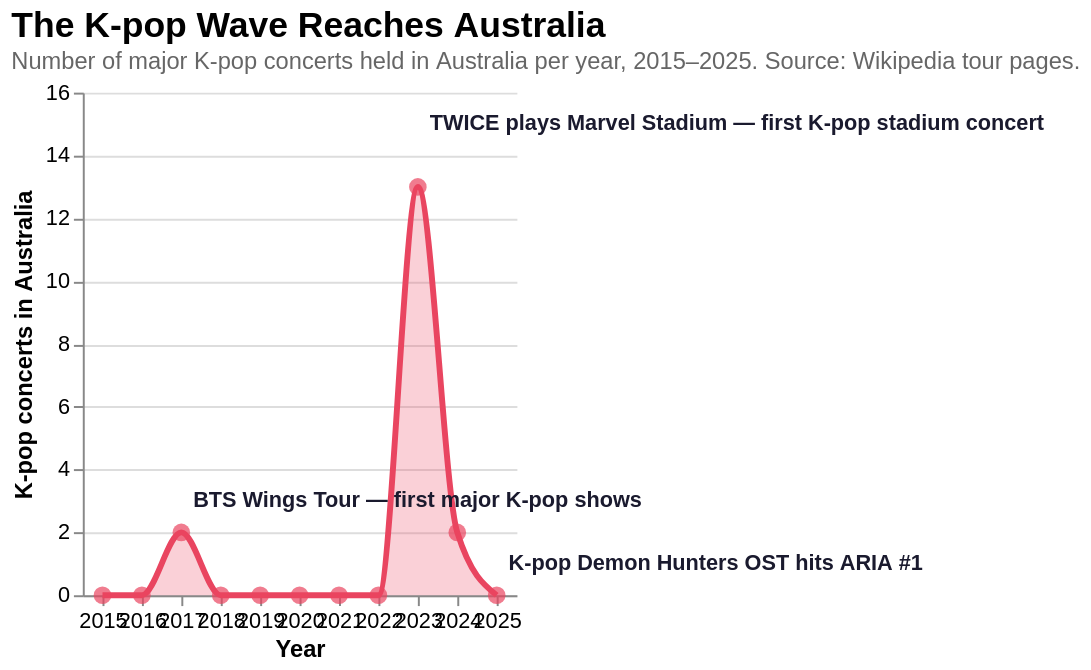

This figure's Vega-Lite source:
### Vega-Lite specification from a JSON file in a GitHub repository (floating-point values rounded to 4 significant figures)
{"title": {"text": "The K-pop Wave Reaches Australia", "subtitle": "Number of major K-pop concerts held in Australia per year, 2015–2025. Source: Wikipedia tour pages.", "anchor": "start", "fontSize": 18, "subtitleFontSize": 12, "subtitleColor": "#666"}, "width": "container", "height": 340, "autosize": {"type": "fit-x", "contains": "padding"}, "config": {"view": {"stroke": null}, "axis": {"labelFontSize": 11, "titleFontSize": 12}}, "layer": [{"data": {"values": [{"year": 2015, "concerts": 0}, {"year": 2016, "concerts": 0}, {"year": 2017, "concerts": 2}, {"year": 2018, "concerts": 0}, {"year": 2019, "concerts": 0}, {"year": 2020, "concerts": 0}, {"year": 2021, "concerts": 0}, {"year": 2022, "concerts": 0}, {"year": 2023, "concerts": 13}, {"year": 2024, "concerts": 2}, {"year": 2025, "concerts": 0}]}, "mark": {"type": "area", "color": "#e94560", "opacity": 0.25, "interpolate": "monotone"}, "encoding": {"x": {"field": "year", "type": "ordinal", "title": "Year", "axis": {"labelAngle": 0}}, "y": {"field": "concerts", "type": "quantitative", "title": "K-pop concerts in Australia"}}}, {"data": {"values": [{"year": 2015, "concerts": 0}, {"year": 2016, "concerts": 0}, {"year": 2017, "concerts": 2}, {"year": 2018, "concerts": 0}, {"year": 2019, "concerts": 0}, {"year": 2020, "concerts": 0}, {"year": 2021, "concerts": 0}, {"year": 2022, "concerts": 0}, {"year": 2023, "concerts": 13}, {"year": 2024, "concerts": 2}, {"year": 2025, "concerts": 0}]}, "mark": {"type": "line", "color": "#e94560", "strokeWidth": 3, "interpolate": "monotone"}, "encoding": {"x": {"field": "year", "type": "ordinal"}, "y": {"field": "concerts", "type": "quantitative"}}}, {"data": {"values": [{"year": 2015, "concerts": 0}, {"year": 2016, "concerts": 0}, {"year": 2017, "concerts": 2}, {"year": 2018, "concerts": 0}, {"year": 2019, "concerts": 0}, {"year": 2020, "concerts": 0}, {"year": 2021, "concerts": 0}, {"year": 2022, "concerts": 0}, {"year": 2023, "concerts": 13}, {"year": 2024, "concerts": 2}, {"year": 2025, "concerts": 0}]}, "mark": {"type": "point", "color": "#e94560", "filled": true, "size": 80}, "encoding": {"x": {"field": "year", "type": "ordinal"}, "y": {"field": "concerts", "type": "quantitative"}, "tooltip": [{"field": "year", "title": "Year"}, {"field": "concerts", "title": "Concerts"}]}}, {"data": {"values": [{"year": 2017, "concerts": 3, "label": "BTS Wings Tour — first major K-pop shows"}, {"year": 2023, "concerts": 15, "label": "TWICE plays Marvel Stadium — first K-pop stadium concert"}, {"year": 2025, "concerts": 1, "label": "K-pop Demon Hunters OST hits ARIA #1"}]}, "mark": {"type": "text", "align": "left", "dx": 6, "fontWeight": "bold", "color": "#1a1a2e", "fontSize": 11}, "encoding": {"x": {"field": "year", "type": "ordinal"}, "y": {"field": "concerts", "type": "quantitative"}, "text": {"field": "label"}}}], "$schema": "https://vega.github.io/schema/vega-lite/v5.json"}
